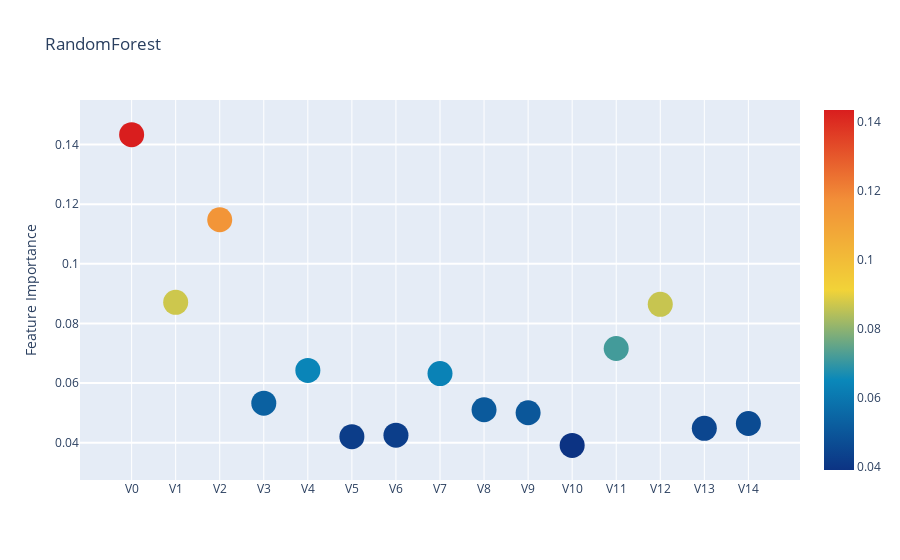

Here is the notebook cell this chart was saved with:
### Code cell
rf_model_importance = feature_importance_scatter_plot('RandomForest',rf_feature_importance,nc_X_train)

### Figure 1 — Plotly figure (JSON) as saved in the notebook; plotly's stock layout.template omitted (floating-point values rounded to 4 significant figures)
{"data": [{"marker": {"color": [0.1433, 0.08707, 0.1148, 0.05326, 0.06425, 0.04203, 0.04254, 0.0632, 0.05107, 0.05007, 0.03912, 0.0716, 0.08641, 0.04485, 0.04645], "colorscale": [[0, "rgb(12,51,131)"], [0.25, "rgb(10,136,186)"], [0.5, "rgb(242,211,56)"], [0.75, "rgb(242,143,56)"], [1, "rgb(217,30,30)"]], "showscale": true, "size": 25, "sizemode": "diameter", "sizeref": 1}, "mode": "markers", "text": ["V0", "V1", "V2", "V3", "V4", "V5", "V6", "V7", "V8", "V9", "V10", "V11", "V12", "V13", "V14"], "type": "scatter", "x": ["V0", "V1", "V2", "V3", "V4", "V5", "V6", "V7", "V8", "V9", "V10", "V11", "V12", "V13", "V14"], "y": [0.1433, 0.08707, 0.1148, 0.05326, 0.06425, 0.04203, 0.04254, 0.0632, 0.05107, 0.05007, 0.03912, 0.0716, 0.08641, 0.04485, 0.04645]}], "layout": {"autosize": true, "hovermode": "closest", "showlegend": false, "title": {"text": "RandomForest"}, "yaxis": {"gridwidth": 2, "ticklen": 5, "title": {"text": "Feature Importance"}}}}
